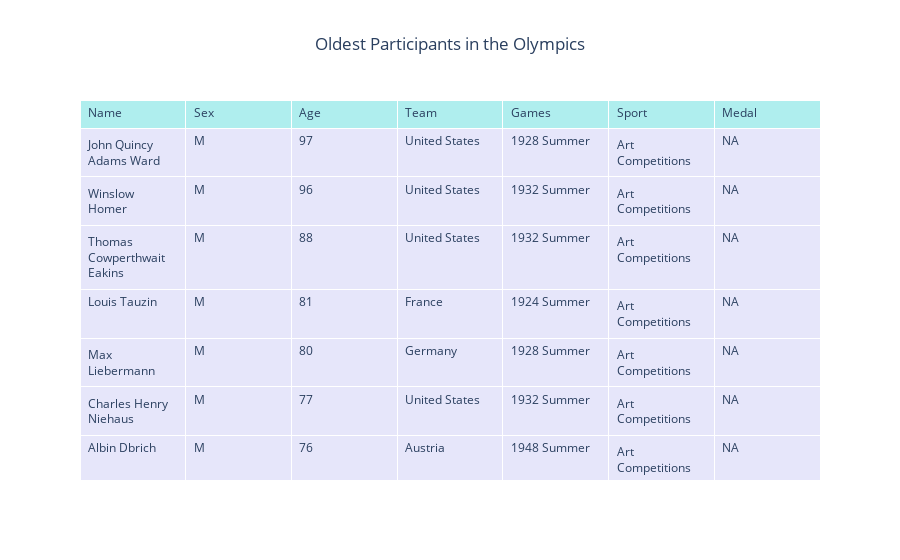

The code cell stored with this chart in its notebook:
### Code cell
fig = go.Figure(data=[go.Table(
    header=dict(values=list(table.columns),
               fill_color = 'paleturquoise',
               align='left'),
    cells = dict(values=[table.Name, table.Sex,table.Age, table.Team,table.Games,table.Sport,table.Medal],
                fill_color='lavender',
                align='left'))
                     ])
fig.update_layout(dict(title='Oldest Participants in the Olympics'),title_x=0.5)
fig.show()

### Figure 1 — Plotly figure (JSON) as saved in the notebook; plotly's stock layout.template omitted (floating-point values rounded to 4 significant figures)
{"data": [{"cells": {"align": "left", "fill": {"color": "lavender"}, "values": [["John Quincy Adams Ward", "Winslow Homer", "Thomas Cowperthwait Eakins", "Louis Tauzin", "Max Liebermann", "Charles Henry Niehaus", "Albin Dbrich", "George Alfred Elcock", "Robert Day Andrews", "Paul Marie Louis Pierre Richer"], ["M", "M", "M", "M", "M", "M", "M", "M", "M", "M"], [97, 96, 88, 81, 80, 77, 76, 76, 75, 75], ["United States", "United States", "United States", "France", "Germany", "United States", "Austria", "Great Britain", "United States", "France"], ["1928 Summer", "1932 Summer", "1932 Summer", "1924 Summer", "1928 Summer", "1932 Summer", "1948 Summer", "1932 Summer", "1932 Summer", "1924 Summer"], ["Art Competitions", "Art Competitions", "Art Competitions", "Art Competitions", "Art Competitions", "Art Competitions", "Art Competitions", "Art Competitions", "Art Competitions", "Art Competitions"], ["NA", "NA", "NA", "NA", "NA", "NA", "NA", "NA", "NA", "NA"]]}, "header": {"align": "left", "fill": {"color": "paleturquoise"}, "values": ["Name", "Sex", "Age", "Team", "Games", "Sport", "Medal"]}, "type": "table"}], "layout": {"title": {"text": "Oldest Participants in the Olympics", "x": 0.5}}}
